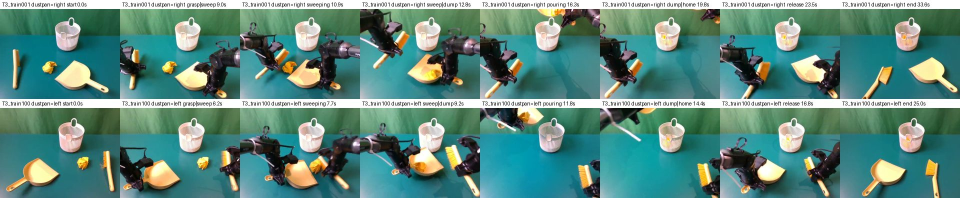
#> input picture experiments/sweep_harness/real/example_segments.jpg, 1920 x 396 px (shown at 1/2 size)
$ python -i mk_topref_t3.py   (imports and definitions only)
#> lines starting #> are read from the running program, lines starting #| are printed output that depends on the picture; after the words box and inside, x2 and y2 are one past the last pixel; in counts of white or black regions, pixels touching at a corner belong together
#> further down, picture is the input picture: shape (396, 1920, 3); mean B, G, R 126.5, 137.1, 92.3
"""Task-3 references for the board's /topref?t=3 page. Run on the Mac with ~/lingbot_v7env/bin/python:
    ~/lingbot_v7env/bin/python mk_topref_t3.py 20261115 204000 [N=10]      (date, from HHMMSS, number of sessions)
Task 3 has no yolocue image, so the frame comes from the platform recorder on the robot host: the first N robotharness
sessions from that time (5080 logs, read-only) give the session start time; agx_frames.py (robot host, read-only, nice 19,
cores 18-23) returns the head-camera JPEG at that moment from /mnt/ssd/bags/record (no box was ever drawn on it).
YOLO knows none of the task-3 objects, so the object ghost is a colour mask: everything that is neither the teal table
nor the green backdrop (dustpan, brush, basket, paper balls; also an arm if it is in view).
Writes topref/{ref,obj,edge,line}_<id>.{jpg,png}, merges task_no 3 entries into topref/refs.json, check_t3_<date>_<from>.jpg."""
import base64, json, os, subprocess, sys
import cv2
import numpy as np

HERE = os.path.dirname(os.path.abspath(__file__))
OUT = os.path.join(HERE, 'topref')
LOGS = 'workspace/lingbot/inference/logs'


# [41 lines left out: functions sessions, frames, not called in this run]


def object_mask(img):
    hsv = cv2.cvtColor(cv2.GaussianBlur(img, (5, 5), 0), cv2.COLOR_BGR2HSV)
#> hsv: shape (396, 1920, 3); mean H, S, V 73.6, 115.5, 143.6
    h, s, v = hsv[..., 0].astype(int), hsv[..., 1].astype(int), hsv[..., 2].astype(int)
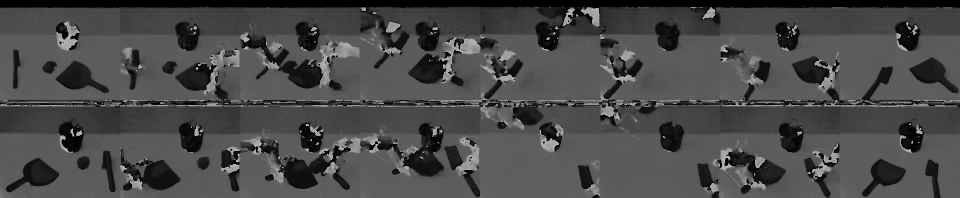
#> h: shape (396, 1920) int64 (shown at 1/2 size); min 0, max 179, mean 73.6
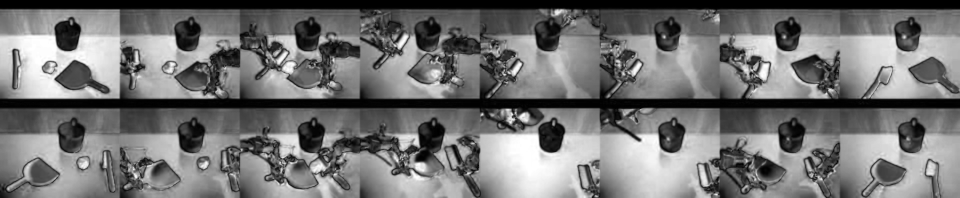
#> s: shape (396, 1920) int64 (shown at 1/2 size); min 0, max 255, mean 115.5
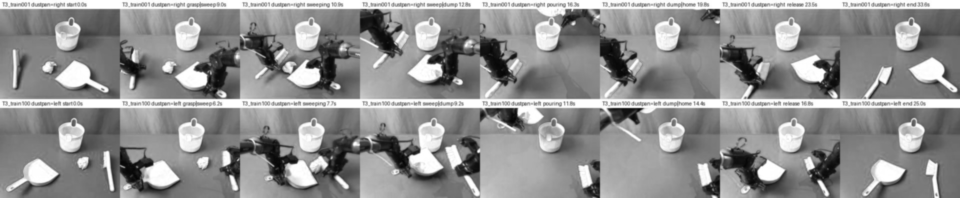
#> v: shape (396, 1920) int64 (shown at 1/2 size); min 4, max 255, mean 143.6
    bg = (h >= 35) & (h <= 105) & (s >= 45) & (v >= 40)          # teal table (h ~85-100) and green backdrop (h ~40-75)
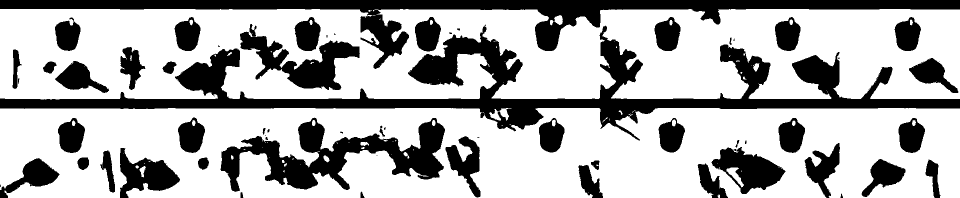
#> bg: shape (396, 1920) bool (shown at 1/2 size); 68.4% white; 64 black regions (17 under 20 px), largest, box (x1, y1, x2, y2) and area: (0, 51, 1920, 281) 77961, (0, 0, 1920, 138) 47219, (441, 235, 890, 384) 25668
    fg = (~bg).astype(np.uint8) * 255
    fg = cv2.morphologyEx(fg, cv2.MORPH_OPEN, np.ones((3, 3), np.uint8))
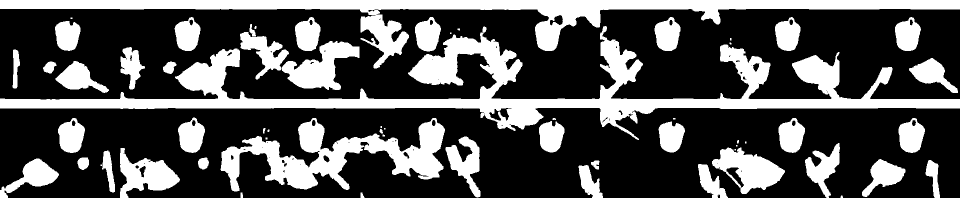
#> fg: shape (396, 1920) (shown at 1/2 size); 31.4% white; 61 white regions (15 under 20 px), largest, box (x1, y1, x2, y2) and area: (0, 52, 1920, 280) 77722, (0, 0, 1920, 137) 47154, (441, 236, 890, 383) 25555
    fg = cv2.morphologyEx(fg, cv2.MORPH_CLOSE, np.ones((5, 5), np.uint8))
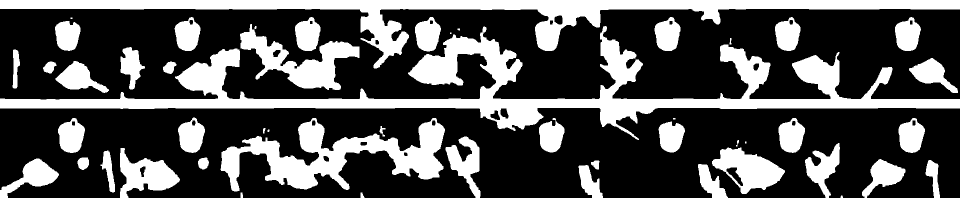
#> fg: shape (396, 1920) (shown at 1/2 size); 31.7% white; 50 white regions (6 under 20 px), largest, box (x1, y1, x2, y2) and area: (0, 52, 1920, 280) 78442, (0, 0, 1920, 137) 47368, (441, 236, 890, 383) 26015
    n, lab, st, _ = cv2.connectedComponentsWithStats(fg)
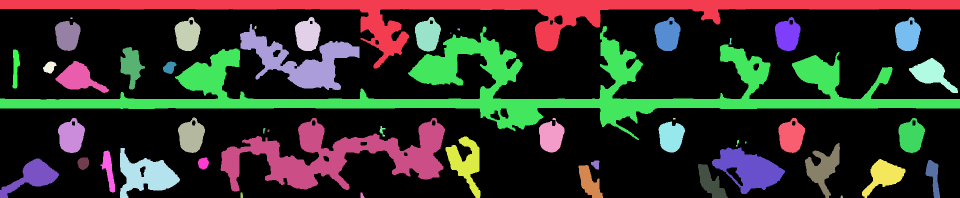
#> lab: shape (396, 1920) int32 (shown at 1/2 size); 51 distinct labels, from 0 to 50; one colour per label, 0 black
#> n = 51; st = 51 rows, first 6: [0, 18, 1920, 378, 518989], [0, 0, 1920, 137, 47368], [141, 35, 4, 3, 12], [349, 34, 52, 68, 2504], [590, 34, 51, 68, 2567], [830, 34, 52, 69, 2582]
    keep = np.zeros_like(fg)
    for k in range(1, n):
        if st[k, cv2.CC_STAT_AREA] >= 60:
            keep[lab == k] = 255
    ff = keep.copy(); mk = np.zeros((keep.shape[0] + 2, keep.shape[1] + 2), np.uint8); cv2.floodFill(ff, mk, (0, 0), 255)
    return keep | cv2.bitwise_not(ff)
#> returned value: shape (396, 1920); every value is 255


# [69 lines left out: functions label_parts, main, not called in this run]


# [2 lines not run here, left out]

>>> import cv2
>>> picture = cv2.imread('../../../experiments/sweep_harness/real/example_segments.jpg')
>>> result = object_mask(picture)
